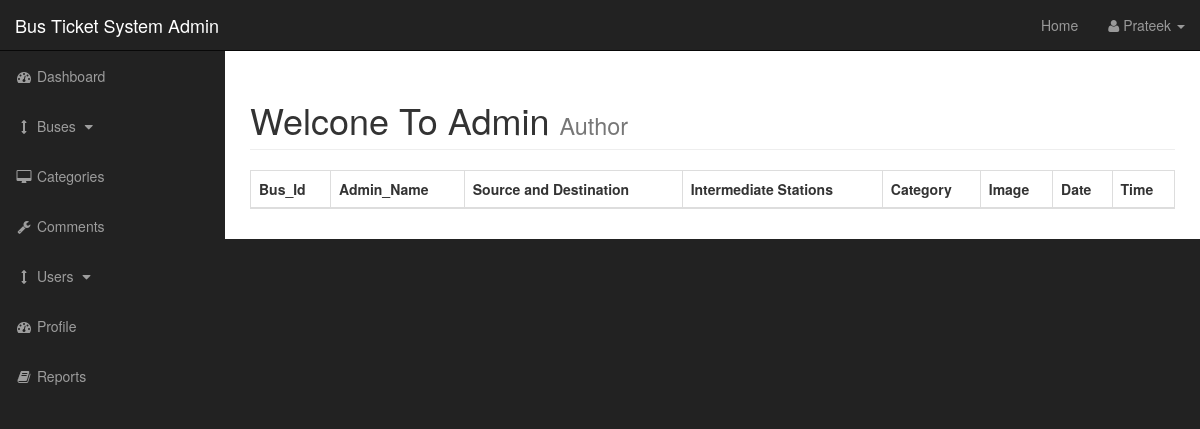
/admin/buses.php (signed in), run on an earlier commit of the app's database.
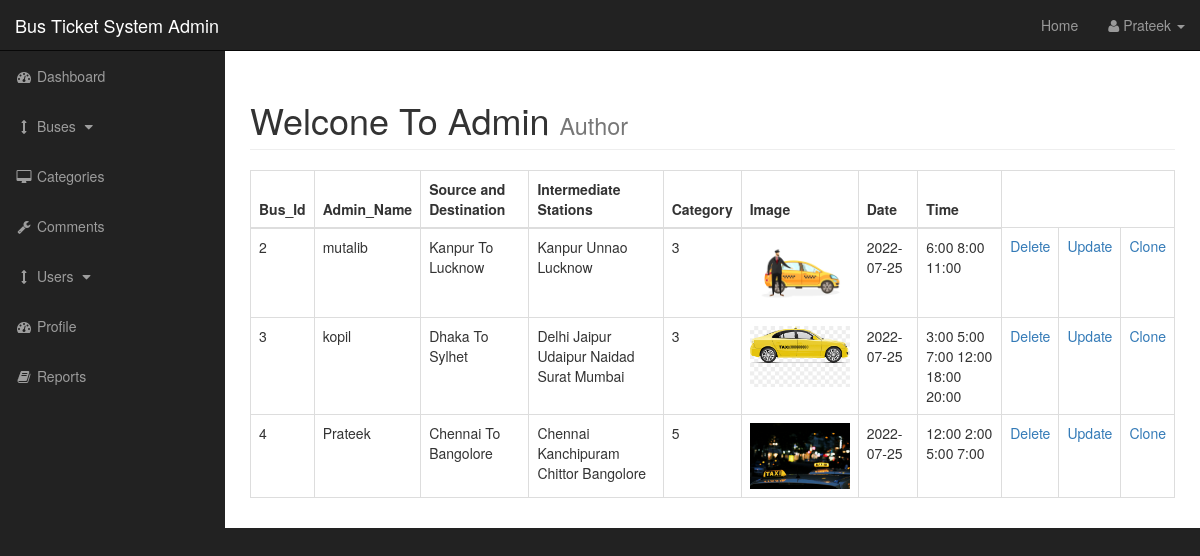
And on a later commit of the database.
### tables this page shows
CREATE TABLE `posts` (
  `post_id` int(3) NOT NULL,
  `post_category_id` int(3) NOT NULL,
  `post_title` varchar(255) NOT NULL,
  `post_author` varchar(255) NOT NULL,
  `post_date` date NOT NULL,
  `post_image` text NOT NULL,
  `post_content` text NOT NULL,
  `post_source` varchar(255) NOT NULL,
  `post_destination` varchar(255) NOT NULL,
  `post_via` varchar(255) NOT NULL,
  `post_via_time` varchar(255) NOT NULL,
  `post_query_count` int(3) NOT NULL,
  `max_seats` int(3) NOT NULL,
  `available_seats` int(3) NOT NULL
);

### admin/buses.php (the view, shortened to what this page needs)
<?php include"includes/admin_header.php"; ?>
    <div id="wrapper">
        <?php include"includes/admin_navigation.php"; ?>
        <div id="page-wrapper">
            <div class="container-fluid">
                <div class="row">
                    <div class="col-lg-12">
                        <h1 class="page-header">
                            Welcone To Admin
                            <small>Author</small>
                        </h1>
                        <?php
                        if (isset($_GET['source'])) {
                            $source = $_GET['source'];
                        }
                        else {
                            $source = "";
                        }
                        switch ($source) {
                            default: ?>
                                <table class="table table-bordered table-hover">
                                <thead>
                                    <tr>
                                        <th>Bus_Id</th>
                                        <th>Admin_Name</th>
                                        <th>Source and Destination</th>
                                        <th>Intermediate Stations</th>
                                        <th>Category</th>
                                        <th>Image</th>
                                        <th>Date</th>
                                        <th>Time</th>
                                    </tr>
                                </thead>
                                <tbody>
                                    <?php
                                        $query = "SELECT *  FROM  posts";
                                        $select_posts = mysqli_query($connection,$query);
                                        while($row = mysqli_fetch_assoc($select_posts)) {
                                            $bus_id = $row['post_id'];
                                            $admin_name = $row['post_author'];
                                            $source = $row['post_source'];
                                            $destination = $row['post_destination'];
                                            $intermediate_station = $row['post_via'];
                                            $category = $row['post_category_id'];
                                            $image = $row['post_image'];
                                            $date = $row['post_date'];
                                            $time = $row['post_via_time'];
                                        if ($date > date('Y-m-d')) {
                                     ?>
                                    <tr>
                                        <td><?php echo $bus_id ?></td>
                                        <td><?php echo $admin_name ?></td>
                                        <td><?php echo $source . " To ". $destination?></td>
                                        <td><?php echo $intermediate_station ?></td>
                                        <td><?php echo $category ?></td>
                                        <td><img width="100" src="../images/<?php echo $image ?>"></td>
                                        <td><?php echo $date ?></td>
                                        <td><?php echo $time ?></td>
                                        <?php echo "<td><a href='buses.php?delete=$bus_id'>Delete</a></td>"; ?>
                                        <?php echo "<td><a href='buses.php?source=update&bus_id=$bus_id'>Update</a></td>"; ?>
                                        <?php echo "<td><a href='buses.php?clone_bus_id=$bus_id'>Clone</a></td>"; ?>
                                    </tr>
                                    <?php } }?>
                                </tbody>
                                </table><?php
                                break;
                        }
                        ?>
                    </div>
                </div>
            </div>
        </div>
<?php include"includes/admin_footer.php"; ?>

### admin/includes/admin_header.php (shortened to what this page needs)
<!DOCTYPE html>
<html lang="en">
<head>
    <link href="css/bootstrap.min.css" rel="stylesheet">
    <link href="css/sb-admin.css" rel="stylesheet">
    <link href="font-awesome/css/font-awesome.min.css" rel="stylesheet" type="text/css">
</head>
<body>

### admin/includes/admin_navigation.php (shortened to what this page needs)
<nav class="navbar navbar-inverse navbar-fixed-top" role="navigation">
            <div class="navbar-header">
                <a class="navbar-brand" href="index.php">Bus Ticket System Admin</a>
            </div>
            <ul class="nav navbar-right top-nav">
                <li><a href="../index.php">Home</a></li>
                <li class="dropdown">
                    <a href="#" class="dropdown-toggle" data-toggle="dropdown"><i class="fa fa-user"></i> <?php echo ucfirst($_SESSION['s_username']); ?> <b class="caret"></b></a>
                </li>
            </ul>
            <div class="collapse navbar-collapse navbar-ex1-collapse">
                <ul class="nav navbar-nav side-nav">
                    <li>
                        <a href="index.php"><i class="fa fa-fw fa-dashboard"></i> Dashboard</a>
                    </li>
                    <li>
                        <a href="javascript:;" data-toggle="collapse" data-target="#demo"><i class="fa fa-fw fa-arrows-v"></i> Buses <i class="fa fa-fw fa-caret-down"></i></a>
                    </li>
                    <li>
                        <a href="categories.php"><i class="fa fa-fw fa-desktop"></i> Categories</a>
                    </li>
                    <li>
                        <a href="query.php"><i class="fa fa-fw fa-wrench"></i> Comments</a>
                    </li>
                    <li>
                        <a href="javascript:;" data-toggle="collapse" data-target="#demo1"><i class="fa fa-fw fa-arrows-v"></i> Users <i class="fa fa-fw fa-caret-down"></i></a>
                    </li>
                    <li>
                        <a href="../profile.php"><i class="fa fa-fw fa-dashboard"></i> Profile</a>
                    </li>
                    <li>
                        <a href="report.php"><i class="fa fa-fw fa-book"></i> Reports</a>
                    </li>
                </ul>
            </div>
        </nav>

### admin/includes/admin_footer.php (shortened to what this page needs)
</div>
</body>
</html>

### admin/css/sb-admin.css (style rules this page uses)
body { margin-top: 100px; background-color: #222; }
@media (min-width:768px) { body { margin-top: 50px; } }
#wrapper { padding-left: 0; }
#page-wrapper { width: 100%; padding: 0; background-color: #fff; }
@media (min-width:768px) { #wrapper { padding-left: 225px; } }
@media (min-width:768px) { #page-wrapper { padding: 10px; } }
.top-nav { padding: 0 15px; }
.top-nav>li { display: inline-block; float: left; }
.top-nav>li>a { padding-top: 15px; padding-bottom: 15px; line-height: 20px; color: #999; }
@media (min-width:768px) { .side-nav { position: fixed; top: 51px; left: 225px; width: 225px; margin-left: -225px; border: none; border-radius: 0; overflow-y: auto; background-color: #222; } }
@media (min-width:768px) { .side-nav>li>a { width: 225px; } }

What changed in the data, as far as the page shows it:
now on this page (row edited): posts: post_id "2", post_author "mutalib", post_source "Kanpur", post_destination "Lucknow", post_via "Kanpur Unnao Lucknow", post_category "3", post_image (picture), post_date "2022-07-25", post_via_time "6:00 8:00 11:00"
now on this page (row edited): posts: post_id "3", post_author "kopil", post_source "Dhaka", post_destination "Sylhet", post_via "Delhi Jaipur Udaipur Naidad Surat Mumbai", post_category "3", post_image (picture), post_date "2022-07-25", post_via_time "3:00 5:00 7:00 12:00 18:00 20:00"
now on this page (row edited): posts: post_id "4", post_author "Prateek", post_source "Chennai", post_destination "Bangolore", post_via "Chennai Kanchipuram Chittor Bangolore", post_category "5", post_image (picture), post_date "2022-07-25", post_via_time "12:00 2:00 5:00 7:00"
